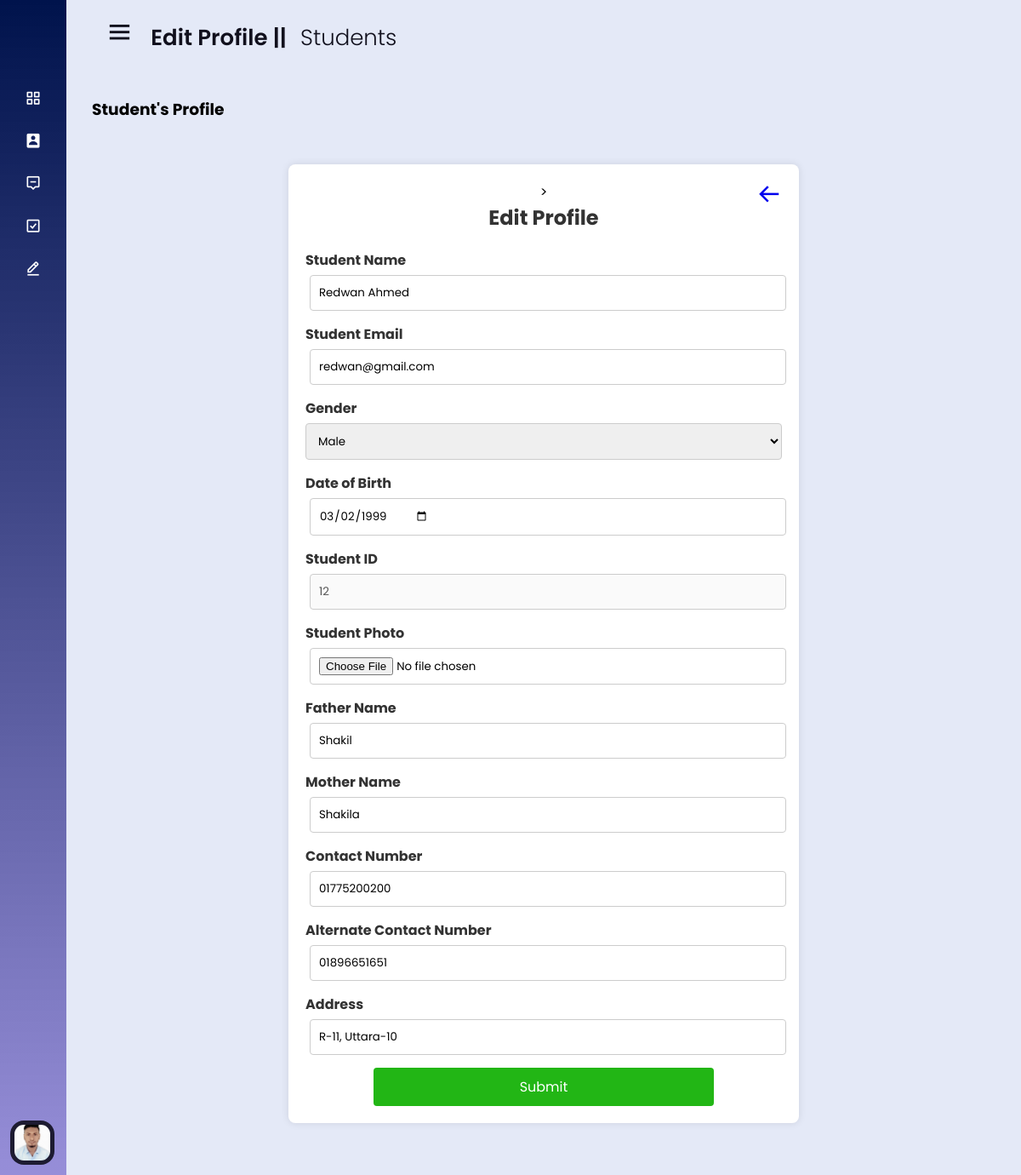
The page /students/pages/edit_profile.php (signed in) on the database its author committed.
### tables this page shows
CREATE TABLE IF NOT EXISTS `student_db` (
  `s_ID` int NOT NULL AUTO_INCREMENT,
  `s_Name` varchar(100) DEFAULT NULL,
  `s_Email` varchar(150) NOT NULL,
  `s_UserName` varchar(20) DEFAULT NULL,
  `s_Password` varchar(150) DEFAULT NULL,
  `s_Gender` varchar(50) DEFAULT NULL,
  `s_DateOfBirth` date DEFAULT NULL,
  `s_ProfilePic` varchar(200) DEFAULT NULL,
  `s_FatherName` varchar(150) DEFAULT NULL,
  `s_MotherName` varchar(150) DEFAULT NULL,
  `s_ContactNo` varchar(11) DEFAULT NULL,
  `s_AltContactNo` varchar(11) DEFAULT NULL,
  `s_Address` varchar(250) DEFAULT NULL,
  `s_Photo` text,
  PRIMARY KEY (`s_ID`),
  UNIQUE KEY `s_Email` (`s_Email`)
);

### students/pages/edit_profile.php (the view, shortened to what this page needs)
<?php
require_once('../includes/dbconnection.php');
$student_login_user = $_SESSION['student_login_id'];
$student_sql = "SELECT * FROM student_db WHERE s_ID = $student_login_user";
$student_result = mysqli_query($conn, $student_sql);
$student_row = null;
if ($student_result->num_rows > 0) {
    $student_row = mysqli_fetch_assoc($student_result);
}
?>
<!DOCTYPE html>
<html lang="en">
<head>
    <link rel="stylesheet" href="../css/style.css">
    <link rel="stylesheet" href="../pages/css/adminPagesStyle.css">
    <link href='https://unpkg.com/boxicons@2.0.7/css/boxicons.min.css' rel='stylesheet'>
</head>
<body>
    <?php include_once('../includes/sidebar.php'); ?>
    <section class="home-section" style="height: 1380px">
        <div class="home-content">
            <div class="dashboard_header">
                <i class='bx bx-menu'></i>
                <span class="text">Edit Profile || <span style="font-weight: 300; margin-left: 10px;">Students</span></span>
            </div>
            <div class="main_workPanel" style="padding-bottom: 30px">
                <div class="main_workPanel_header">
                    <h3>Student's Profile</h3>
                </div>
                <div class="admin_monitor_add" style="position: relative;">
                    <div style="position: absolute; top:20px; right:20px;"><a href="http://localhost/sms/students/pages/profile.php"><i class='bx bx-arrow-back' style='font-size: 30px;'></i></a></div>
                    <form class="form" method="POST" enctype="multipart/form-data"> >
                        <h2>Edit Profile</h2>
                        <div class="form-group">
                            <label for="student-name">Student Name</label>
                            <input type="text" id="student-name" name="name" value='<?= $student_row ? $student_row['s_Name'] : "" ?>' >
                        </div>
                        <div class="form-group">
                            <label for="student-email">Student Email</label>
                            <input type="email" id="student-email" name="email" value='<?= $student_row ? $student_row['s_Email'] : "" ?>' >
                        </div>
                        <div class="form-group">
                            <label for="gender">Gender</label>
                            <select id="gender" name="gender" required>
                                <option value="Male" <?= $student_row && $student_row['s_Gender'] == 'Male' ? "selected" : "" ?> >Male</option>
                            </select>
                        </div>
                        <div class="form-group">
                            <label for="dob">Date of Birth</label>
                            <input type="date" id="dob" name="dob" value='<?= $student_row ? $student_row['s_DateOfBirth'] : "" ?>' required>
                        </div>
                        <div class="form-group">
                            <label for="student-id">Student ID</label>
                            <input type="text" id="student-id" name="id" value='<?= $student_row ? $student_row['s_ID'] : "" ?>' disabled >
                        </div>
                        <div class="form-group">
                            <label for="student-photo">Student Photo</label>
                            <input type="file" id="student-photo" name="photo" accept="image/*">
                        </div>
                        <div class="form-group">
                            <label for="father-name">Father Name</label>
                            <input type="text" id="father-name" name="father_name" value='<?= $student_row ? $student_row['s_FatherName'] : "" ?>' >
                        </div>
                        <div class="form-group">
                            <label for="mother-name">Mother Name</label>
                            <input type="text" id="mother-name" name="mother_name" value='<?= $student_row ? $student_row['s_MotherName'] : "" ?>' >
                        </div>
                        <div class="form-group">
                            <label for="contact-number">Contact Number</label>
                            <input type="text" id="contact-number" name="contact_number" value='<?= $student_row ? $student_row['s_ContactNo'] : "" ?>' >
                        </div>
                        <div class="form-group">
                            <label for="alternate-contact-number">Alternate Contact Number</label>
                            <input type="text" id="alternate-contact-number" name="alternate_contact_number" value='<?= $student_row ? $student_row['s_AltContactNo'] : "" ?>'>
                        </div>
                        <div class="form-group">
                            <label for="address">Address</label>
                            <input type="text" id="address" name="address" required value='<?= $student_row ? $student_row['s_Address'] : "" ?>'>
                        </div>
                        <button type="submit" style="text-align: center; width: 400px" class="add-button" name="student_edit">Submit</button>
                    </form>
                </div>
            </div>
        </div>
    </section>
</body>
</html>

### students/includes/sidebar.php (shortened to what this page needs)
<?php
$student_login_user = $_SESSION['student_login_id'];
$studentName = mysqli_query($conn, "SELECT * FROM `student_db` WHERE `s_ID` = '$student_login_user'");
$student_login_user_data = mysqli_fetch_assoc($studentName);
?>
<div class="sidebar close">
  <div class="logo-details">
  </div>
  <ul class="nav-links">
    <li>
      <a href="http://localhost/sms/students/dashboard.php">
        <i class='bx bx-grid-alt'></i>
      </a>
    </li>
    <li>
      <div class="iocn-link">
        <a href="http://localhost/sms/students/pages/profile.php">
          <i class='bx bxs-user-rectangle'></i>
        </a>
      </div>
    </li>
    <li>
      <div class="iocn-link">
        <a href="http://localhost/sms/students/pages/viewCourse.php">
          <i class='bx bx-message-alt-minus'></i>
        </a>
      </div>
    </li>
    <li>
      <div class="iocn-link">
        <a href="http://localhost/sms/students/pages/payment.php">
          <i class='bx bx-check-square'></i>
        </a>
      </div>
    </li>
    <li>
      <div class="iocn-link">
        <a href="http://localhost/sms/students/pages/grades.php">
        <i class='bx bx-edit-alt'></i>
        </a>
      </div>
    </li>
    <li>
      <div class="profile-details">
        <div class="profile-content">
          <img src='<?= $student_login_user_data['s_Photo'] ?>' alt="profileImg">
        </div>
      </div>
    </li>
  </ul>
</div>

### students/css/style.css (style rules this page uses)
* { margin: 0; padding: 0; box-sizing: border-box; font-family: 'Poppins', sans-serif; }
.sidebar { position: fixed; top: 0; left: 0; height: 100%; width: 260px; background: linear-gradient(#00134c, #4637bb90); z-index: 100; transition: all 0.5s ease; }
.sidebar.close { width: 78px; }
.sidebar .logo-details { height: 60px; width: 100%; display: flex; align-items: center; }
.sidebar .nav-links { height: 100%; padding: 30px 0 150px 0; overflow: auto; }
.sidebar.close .nav-links { overflow: visible; }
.sidebar .nav-links li { position: relative; list-style: none; transition: all 0.4s ease; }
.sidebar .nav-links li .iocn-link { display: flex; align-items: center; justify-content: space-between; }
.sidebar.close .nav-links li .iocn-link { display: block }
.sidebar .nav-links li i { height: 50px; min-width: 78px; text-align: center; line-height: 50px; color: #fff; font-size: 20px; cursor: pointer; transition: all 0.3s ease; }
.sidebar .nav-links li a { display: flex; align-items: center; text-decoration: none; }
.sidebar .profile-details { position: fixed; bottom: 0; width: 260px; display: flex; align-items: center; justify-content: space-between; background: #1d1b31; padding: 12px 0; transition: all 0.5s ease; }
.sidebar.close .profile-details { background: none; }
.sidebar.close .profile-details { width: 78px; }
.sidebar .profile-details .profile-content { display: flex; align-items: center; }
.sidebar .profile-details img { height: 52px; width: 52px; object-fit: cover; border-radius: 16px; margin: 0 14px 0 12px; background: #1d1b31; transition: all 0.5s ease; }
.sidebar.close .profile-details img { padding: 5px; }
.home-section { position: relative; background: #E4E9F7; height: 100vh; left: 260px; width: calc(100% - 260px); transition: all 0.5s ease; }
.sidebar.close~.home-section { left: 78px; width: calc(100% - 78px); }
.home-section .home-content { height: auto; align-items: center; padding: 20px 30px; }
.home-section .home-content .bx-menu, .home-section .home-content .text { color: #11101d; font-size: 35px; }
.home-section .home-content .bx-menu { margin: 0 15px; cursor: pointer; }
.home-section .home-content .text { font-size: 26px; font-weight: 600; }

### students/pages/css/adminPagesStyle.css (style rules this page uses)
.main_workPanel { margin-top: 50px; }
.admin_monitor_add { width: 600px; background-color: #fff; padding: 20px; box-shadow: 0 0 10px rgba(0, 0, 0, 0.1); border-radius: 8px; text-align: center; margin: 0 auto; margin-top: 50px; }
.form h2 { margin-bottom: 20px; font-size: 24px; color: #333; }
.form-group { margin-bottom: 15px; text-align: left; }
.form-group label { display: block; margin-bottom: 5px; font-weight: bold; color: #333; }
.form-group input, .form-group select { width: 100%; padding: 10px; border: 1px solid #ccc; border-radius: 4px; box-sizing: border-box; }
.checkbox_align label, input { margin-left: 5px; font-weight: normal; padding: 5px; display: flex; }
.add-button { padding: 10px 20px; border: none; background-color: #22b615; color: white; font-size: 16px; border-radius: 4px; cursor: pointer; transition: background-color 0.3s ease; }

### rows shown on the page
student_db: s_Photo (picture), name "Redwan Ahmed", email "redwan@gmail.com", gender "Male", dob "03/02/1999", id "12", father_name "Shakil", mother_name "Shakila", contact_number "01775200200", alternate_contact_number "01896651651", address "R-11, Uttara-10"
